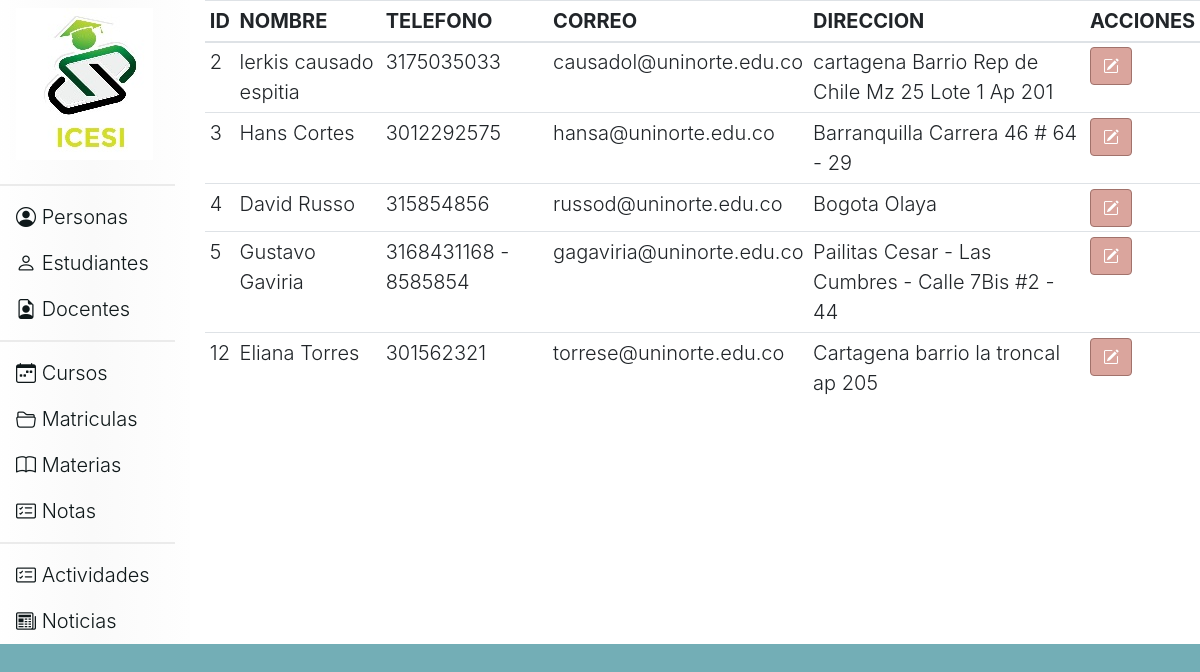
Page /estudiantes on the committed database.
### tables this page shows
CREATE TABLE user (id integer PRIMARY KEY AUTOINCREMENT, nombre_usuario char (50) NOT NULL, telefono INTEGER (20), correo VARCHAR (30), direccion VARCHAR (50), id_rol integer NOT NULL);

### app.py (the view)
@app.route('/estudiantes')
def estudiantes():
    response=controller.DatosUsuarios('ESTUDIANTE')
    return render_template('estudiantes.html',lista=response)

### controller.py (called while the page is built)
def Conectar():
    conexion= sqlite3.connect("ciclo3db.db")
    return conexion

def DatosUsuarios(rol):
    conn= Conectar()
    cursor= conn.execute("select `user`.id, `user`.nombre_usuario,`user`.telefono, `user`.correo, `user`.direccion from `user` inner join roles on (`user`.id_rol=roles.id) where `roles`.nombre='"+rol+"';")
    return cursor.fetchall() #item
    conn.close()

### templates/estudiantes.html (shortened to what this page needs)
{% extends 'head.html' %}
{% block contenido %}
    <table class="table table-sm">
        <thead>
            <tr>
                <th>ID</th>
                <th>NOMBRE</th>
                <th>TELEFONO</th>
                <th>CORREO</th>
                <th>DIRECCION</th>
                <th>ACCIONES</th>
            </tr>
        </thead>
        <tbody>
            {% for item in lista %}
            <tr>
                <td>{% print(item[0])%}</td>
                <td>{% print(item[1])%}</td>
                <td>{% print(item[2])%}</td>
                <td>{% print(item[3])%}</td>
                <td>{% print(item[4])%}</td>
                <td>
                    <form action="/estudiantes_editar" method="POST">
                        <button type="submit" class="btn btn-primary"><i class="bi bi-pencil-square"></i></button>
                    </form>
                </td>
            </tr>
            {% endfor %}
        </tbody>
    </table>
{% endblock %}

### static/css/estilos.css (style rules this page uses)
body { background-color: #73aeb6; font-size: 20px; font-weight: 300; }
.btn-primary { background-color:#daa59d; border-color: #a1726b; }

### rows in the picture
user: id "2", nombre_usuario "lerkis causado espitia", telefono "3175035033", correo "causadol@uninorte.edu.co", direccion "cartagena Barrio Rep de Chile Mz 25 Lote 1 Ap 201"
user: id "3", nombre_usuario "Hans Cortes", telefono "3012292575", correo "hansa@uninorte.edu.co", direccion "Barranquilla Carrera 46 # 64 - 29"
user: id "4", nombre_usuario "David Russo", telefono "315854856", correo "russod@uninorte.edu.co", direccion "Bogota Olaya"
user: id "5", nombre_usuario "Gustavo Gaviria", telefono "3168431168 - 8585854", correo "gagaviria@uninorte.edu.co", direccion "Pailitas Cesar - Las Cumbres - Calle 7Bis #2 - 44"
user: id "12", nombre_usuario "Eliana Torres", telefono "301562321", correo "torrese@uninorte.edu.co", direccion "Cartagena barrio la troncal ap 205"
